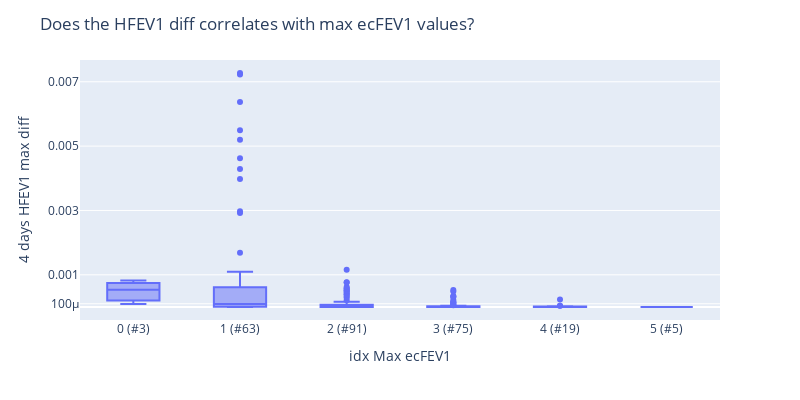

Here is the notebook cell this chart was saved with:
### Markdown cell above
#### Does HFEV1 diff correlates with max ecFEV1 ?

### Code cell
# Does HFEV1 diff correlates with high max ecFEV1?
title = f"Does the HFEV1 diff correlates with max ecFEV1 values?"
var = "HFEV1"
idx_col = "idx Max ecFEV1"
# idx_col = "idx ecFEV1 (L)"

fig = px.box(
    df_diffs,
    x=idx_col,
    y=f"4 days {var} max diff",
    # color="N days model",
    # title=title,
    # hover_data=ref_cols,
)
val_counts = df_diffs.value_counts(idx_col).sort_index()
xaxislabels = list(
    map(lambda x: f"{x[0]} (#{x[1]})", zip(val_counts.index, val_counts.values))
)
# Update x axis labels
fig.update_xaxes(tickvals=val_counts.index, ticktext=xaxislabels)
# Add 10e-4 p on y axis label
fig.update_yaxes(tickvals=[0.0001, 0.001, 0.003, 0.005, 0.007])
fig.update_layout(title=title, showlegend=False, width=800, height=400)
fig.show()
print("Value counts for day 1 idx")

# Save image
fig.write_image(dh.get_path_to_main() + f"PlotsBreathe/N days model/{title}.pdf")

### Figure 1 — Plotly figure (JSON) as saved in the notebook; plotly's stock layout.template omitted (floating-point values rounded to 4 significant figures; data arrays with more than 128 entries replaced by an {"elided": "..."} marker saying what was removed)
{"data": [{"alignmentgroup": "True", "hovertemplate": "idx Max ecFEV1=%{x}<br>4 days HFEV1 max diff=%{y}<extra></extra>", "legendgroup": "", "marker": {"color": "#636efa"}, "name": "", "notched": false, "offsetgroup": "", "orientation": "v", "showlegend": false, "type": "box", "x": {"elided": "256 int values"}, "x0": " ", "xaxis": "x", "y": {"elided": "256 float values"}, "y0": " ", "yaxis": "y"}], "layout": {"boxmode": "group", "height": 400, "legend": {"tracegroupgap": 0}, "margin": {"t": 60}, "showlegend": false, "title": {"text": "Does the HFEV1 diff correlates with max ecFEV1 values?"}, "width": 800, "xaxis": {"anchor": "y", "domain": [0, 1], "ticktext": ["0 (#3)", "1 (#63)", "2 (#91)", "3 (#75)", "4 (#19)", "5 (#5)"], "tickvals": [0, 1, 2, 3, 4, 5], "title": {"text": "idx Max ecFEV1"}}, "yaxis": {"anchor": "x", "domain": [0, 1], "tickvals": [0.0001, 0.001, 0.003, 0.005, 0.007], "title": {"text": "4 days HFEV1 max diff"}}}}
